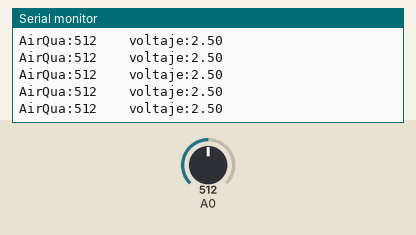
A sketch run on a simulated Arduino Uno, built with avr-gcc and run on an emulated ATmega328P. Shown: the last lines printed to the serial monitor. The inputs (shaded band) are chosen by the test bench; at power-on: A0 = 512.

Above: at 1.2 s.
1.3 s: A0 set to 716
At 1.32 s:
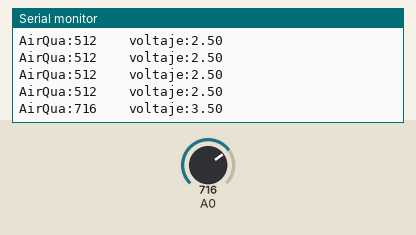
2.8 s: A0 set to 900
At 2.83 s:
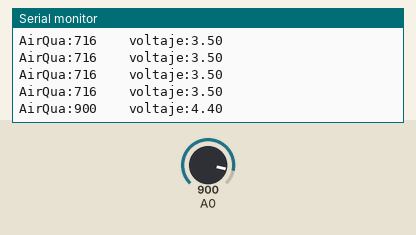
Timing chart, 0 to 5.8 s (numbered marks = the images above; inputs shaded):
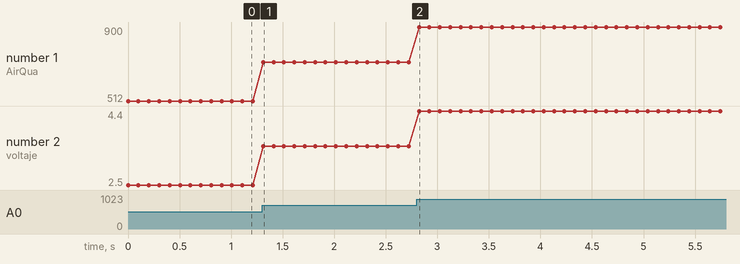

Measured:
- after the input at 1.3 s, the serial monitor: prints a new line at once (image 1)
- after the input at 2.8 s, the serial monitor: prints a new line at once (image 2)
- plotted number 1: 512 → 716 after the input at 1.3 s, 716 → 900 after the input at 2.8 s
- plotted number 2: 2.5 → 3.5 after the input at 1.3 s, 3.5 → 4.4 after the input at 2.8 s

The sketch:

mcu_sensor_mq135.ino
```cpp
int pin_mq = 13;
int pin_mq_a = 2;

int sensorValue;

void setup() {
  Serial.begin(9600);
 // pinMode(pin_mq_a, INPUT);
}


void loop() {

  sensorValue = analogRead(0);       // read analog input pin 0

  float voltaje = sensorValue * (5.0 / 1023.0); //Convertimos la lectura en un valor de voltaje

  Serial.print("AirQua:");
  Serial.print(sensorValue);
  Serial.print("    voltaje:");
  Serial.println(voltaje);
  delay(100);


  /*boolean mq_estado = digitalRead(pin_mq);//Leemos el sensor
  if(mq_estado) //si la salida del sensor es 1
  {
    Serial.println("Sin presencia de alcohol");
  }
  else //si la salida del sensor es 0
  {
    Serial.println("Alcohol detectado");
  }
  delay(100);*/

  /*int adc_MQ = analogRead(pin_mq_a); //Lemos la salida analógica del MQ
  float voltaje = adc_MQ * (5.0 / 1023.0); //Convertimos la lectura en un valor de voltaje

  Serial.print("adc:");
  Serial.print(adc_MQ);
  Serial.print("    voltaje:");
  Serial.println(voltaje);
  delay(100);*/

  /*int adc_MQ = analogRead(pin_mq_a); //Lemos la salida analógica  del MQ
  float voltaje = adc_MQ * (5.0 / 1023.0); //Convertimos la lectura en un valor de voltaje
  float Rs=1000*((5-voltaje)/voltaje);  //Calculamos Rs con un RL de 1k
  double alcohol=0.4091*pow(Rs/5463, -1.497); // calculamos la concentración  de alcohol con la ecuación obtenida.
  //-------Enviamos los valores por el puerto serial------------
  Serial.print("adc:");
  Serial.print(adc_MQ);
  Serial.print("    voltaje:");
  Serial.print(voltaje);
  Serial.print("    Rs:");
  Serial.print(Rs);
  Serial.print("    alcohol:");
  Serial.print(alcohol);
  Serial.println("mg/L");
  delay(100);*/


}
```
